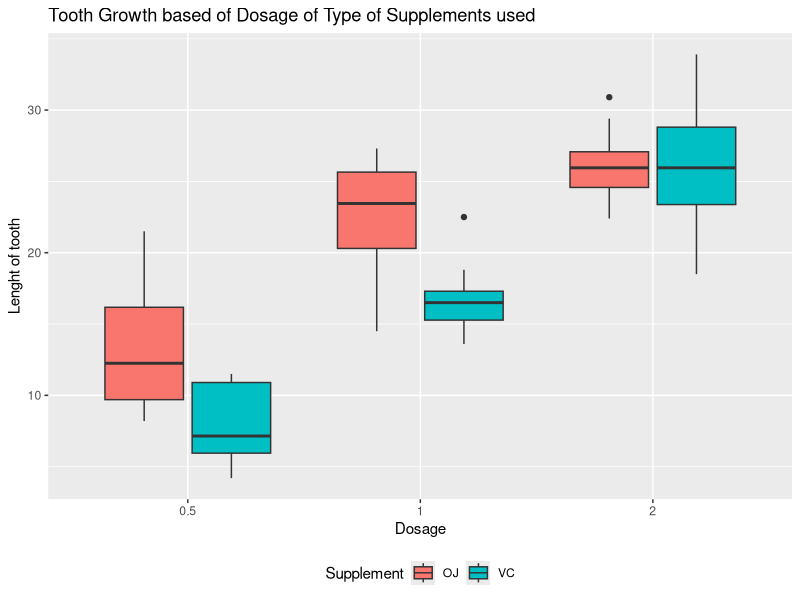

R code for this plot:
## ---- chunk 1
library(datasets)
data(ToothGrowth)
tg <- ToothGrowth
## ---- chunk 2
str(tg)
## ---- chunk 3
table(tg$dose, tg$supp)
## ---- chunk 4
library(ggplot2)
g <- ggplot(tg, aes(x=factor(dose), y=len, fill=supp))
g + geom_boxplot() + 
  ggtitle("Tooth Growth based of Dosage of Type of Supplements used") +
  ylab("Lenght of tooth") + xlab("Dosage") +
  theme(legend.position = "bottom") +
  scale_fill_discrete("Supplement")
## ---- chunk 5
library(dplyr)
library(tidyr)
## ---- chunk 6
tg %>% 
  group_by(dose, supp) %>%
  arrange(as.factor(dose), supp) %>%
  summarize(mean = mean(len)) %>%
  spread(supp, mean) %>%
  mutate("VC-OJ"=abs(VC - OJ))
  
## ---- chunk 7
dosage_half <- tg %>% filter(dose == 0.5)
dosage_one <- tg %>% filter(dose == 1)
dosage_two <- tg %>% filter(dose == 2)
## ---- chunk 8
dosage_half <- dosage_half[order(dosage_one$dose, dosage_one$supp), ]
# dosage_half
## ---- chunk 9
dosage_one <- dosage_one[order(dosage_one$dose, dosage_one$supp), ]
# dosage_one
## ---- chunk 10
dosage_two <- dosage_two[order(dosage_one$dose, dosage_one$supp), ]
# dosage_two
## ---- chunk 11
### t-test for 0.5 mg/day dose
t.test(len ~ supp, dosage_half)
## ---- chunk 12
###  t-test for 1 mg/day dose
t.test(len ~ supp, dosage_one)
## ---- chunk 13
###  t-test for 2 mg/day dose
t.test(len ~ supp, dosage_two)
